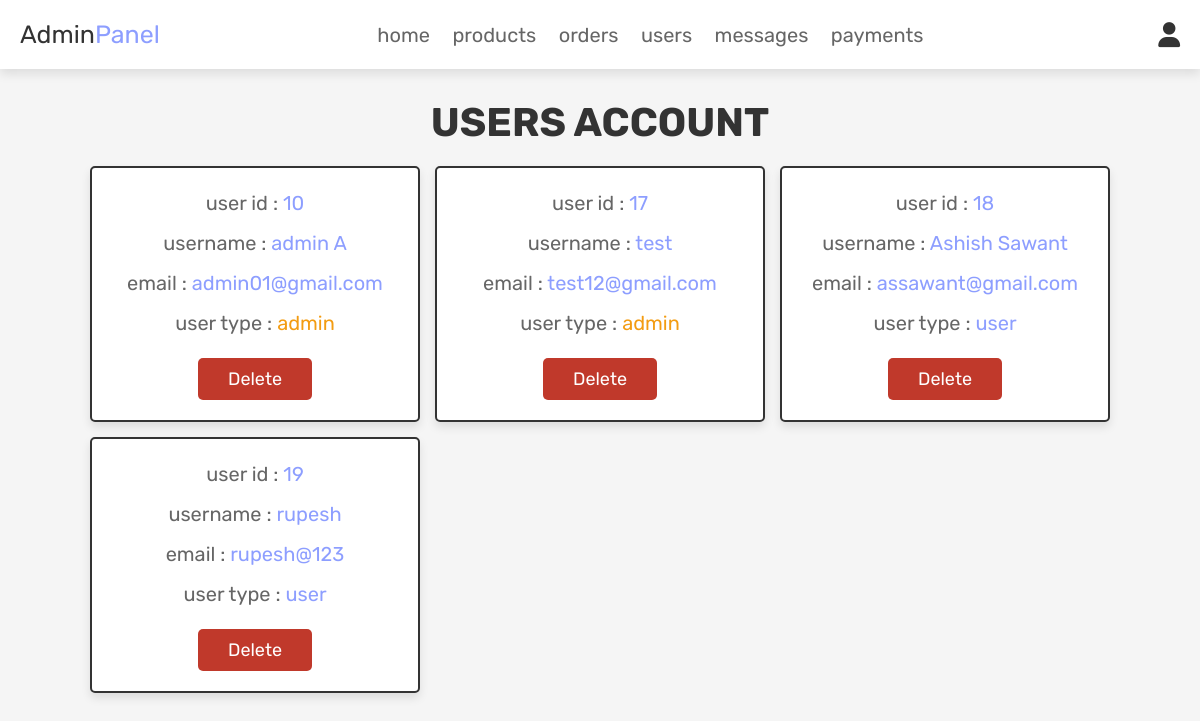
The page /admin_users.php (signed in) on the database as committed earlier.
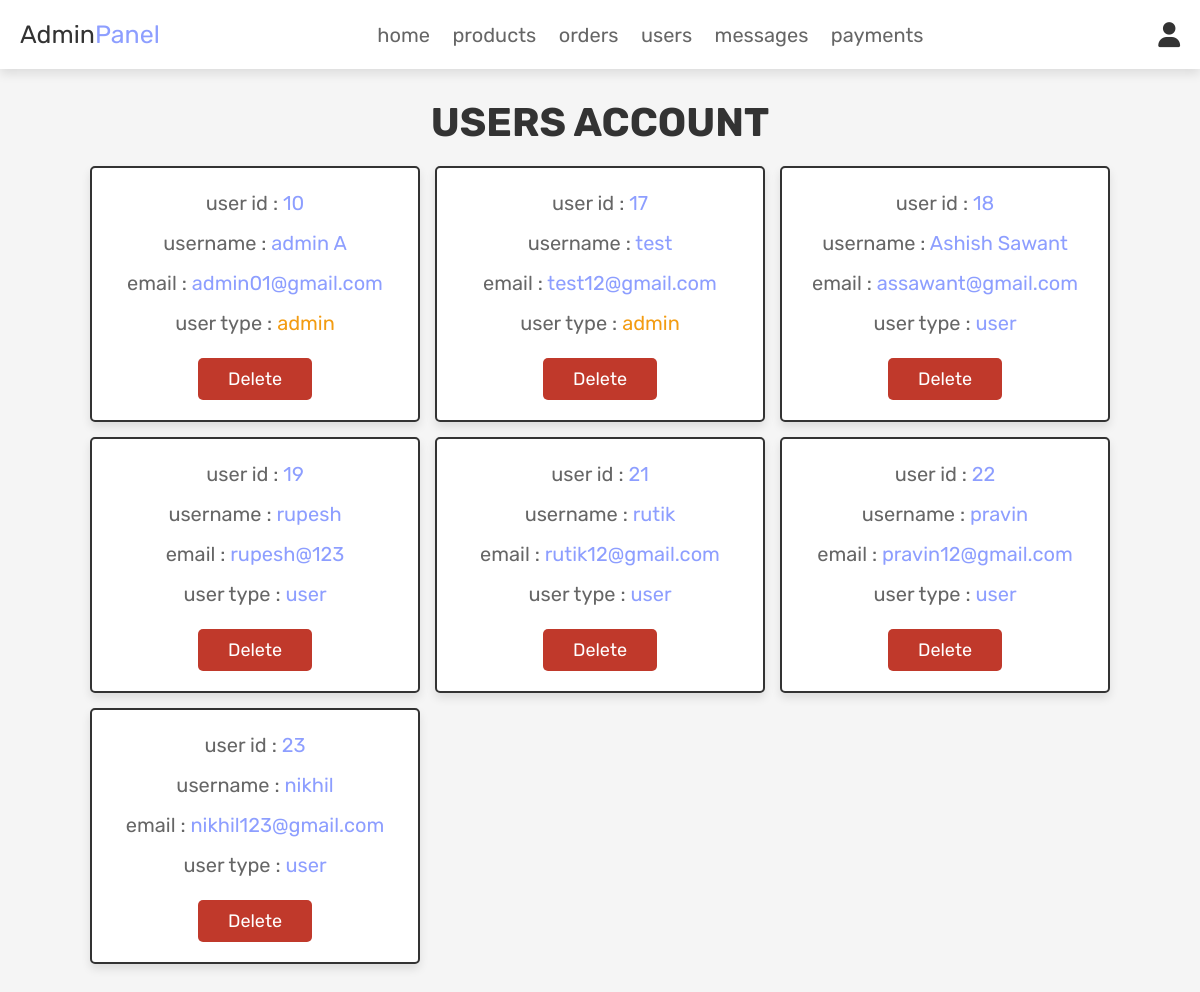
The same page on the database as committed later.
### tables this page shows
CREATE TABLE `users` (
  `id` int(100) NOT NULL,
  `name` varchar(100) NOT NULL,
  `email` varchar(100) NOT NULL,
  `password` varchar(100) NOT NULL,
  `user_type` varchar(20) NOT NULL DEFAULT 'user'
);

### admin_users.php (the view, shortened to what this page needs)
<?php
@include 'config.php';
?>
<!DOCTYPE html>
<html lang="en">
<head>
   <link rel="stylesheet" href="https://cdnjs.cloudflare.com/ajax/libs/font-awesome/6.0.0/css/all.min.css">
   <link rel="stylesheet" href="css/admin_style.css">
</head>
<body>
<?php @include 'admin_header.php'; ?>
<section class="users">
   <h1 class="title">users account</h1>
   <div class="box-container">
      <?php
         $select_users = mysqli_query($conn, "SELECT * FROM `users`") or die('query failed');
         if(mysqli_num_rows($select_users) > 0){
            while($fetch_users = mysqli_fetch_assoc($select_users)){
      ?>
      <div class="box">
         <p>user id : <span><?php echo $fetch_users['id']; ?></span></p>
         <p>username : <span><?php echo $fetch_users['name']; ?></span></p>
         <p>email : <span><?php echo $fetch_users['email']; ?></span></p>
         <p>user type : <span style="color:<?php if($fetch_users['user_type'] == 'admin'){ echo 'var(--orange)'; }; ?>"><?php echo $fetch_users['user_type']; ?></span></p>
         <a href="admin_users.php?delete=<?php echo $fetch_users['id']; ?>" onclick="return confirm('delete this user?');" class="delete-btn">delete</a>
      </div>
      <?php
         }
      }
      ?>
   </div>
</section>
</body>
</html>

Rows that differ between the two databases and show on the page:
added users: id "21", name "rutik", email "rutik12@gmail.com", user_type "user"
added users: id "22", name "pravin", email "pravin12@gmail.com", user_type "user"
added users: id "23", name "nikhil", email "nikhil123@gmail.com", user_type "user"
